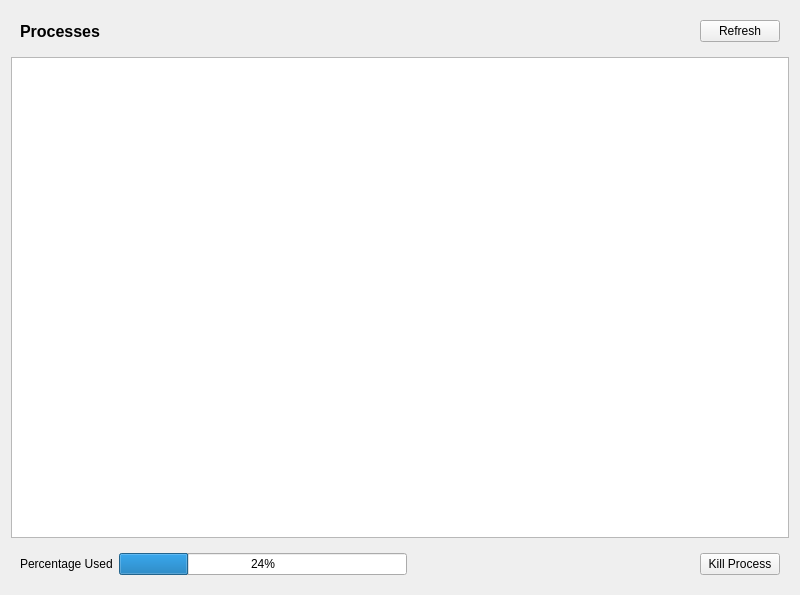
<?xml version="1.0" encoding="UTF-8"?>
<ui version="4.0">
 <class>Monitor</class>
 <widget class="QWidget" name="Monitor">
  <property name="geometry">
   <rect>
    <x>0</x>
    <y>0</y>
    <width>800</width>
    <height>595</height>
   </rect>
  </property>
  <property name="windowTitle">
   <string>Monitor</string>
  </property>
  <layout class="QVBoxLayout" name="verticalLayout">
   <item>
    <widget class="QWidget" name="widget" native="true">
     <layout class="QHBoxLayout" name="horizontalLayout">
      <item>
       <widget class="QLabel" name="label">
        <property name="font">
         <font>
          <pointsize>12</pointsize>
          <weight>75</weight>
          <bold>true</bold>
         </font>
        </property>
        <property name="text">
         <string>Processes</string>
        </property>
       </widget>
      </item>
      <item>
       <spacer name="horizontalSpacer">
        <property name="orientation">
         <enum>Qt::Horizontal</enum>
        </property>
        <property name="sizeHint" stdset="0">
         <size>
          <width>594</width>
          <height>20</height>
         </size>
        </property>
       </spacer>
      </item>
      <item>
       <widget class="QPushButton" name="RefreshButton">
        <property name="text">
         <string>Refresh</string>
        </property>
       </widget>
      </item>
     </layout>
    </widget>
   </item>
   <item>
    <widget class="QTableWidget" name="tableWidget"/>
   </item>
   <item>
    <widget class="QWidget" name="widget_2" native="true">
     <layout class="QHBoxLayout" name="horizontalLayout_2">
      <item>
       <widget class="QLabel" name="label_2">
        <property name="text">
         <string>Percentage Used</string>
        </property>
       </widget>
      </item>
      <item>
       <widget class="QProgressBar" name="progressBar">
        <property name="value">
         <number>24</number>
        </property>
        <property name="invertedAppearance">
         <bool>false</bool>
        </property>
       </widget>
      </item>
      <item>
       <spacer name="horizontalSpacer_2">
        <property name="orientation">
         <enum>Qt::Horizontal</enum>
        </property>
        <property name="sizeHint" stdset="0">
         <size>
          <width>264</width>
          <height>20</height>
         </size>
        </property>
       </spacer>
      </item>
      <item>
       <widget class="QPushButton" name="KillProcesButton">
        <property name="text">
         <string>Kill Process</string>
        </property>
       </widget>
      </item>
     </layout>
    </widget>
   </item>
  </layout>
 </widget>
 <resources/>
 <connections/>
</ui>
